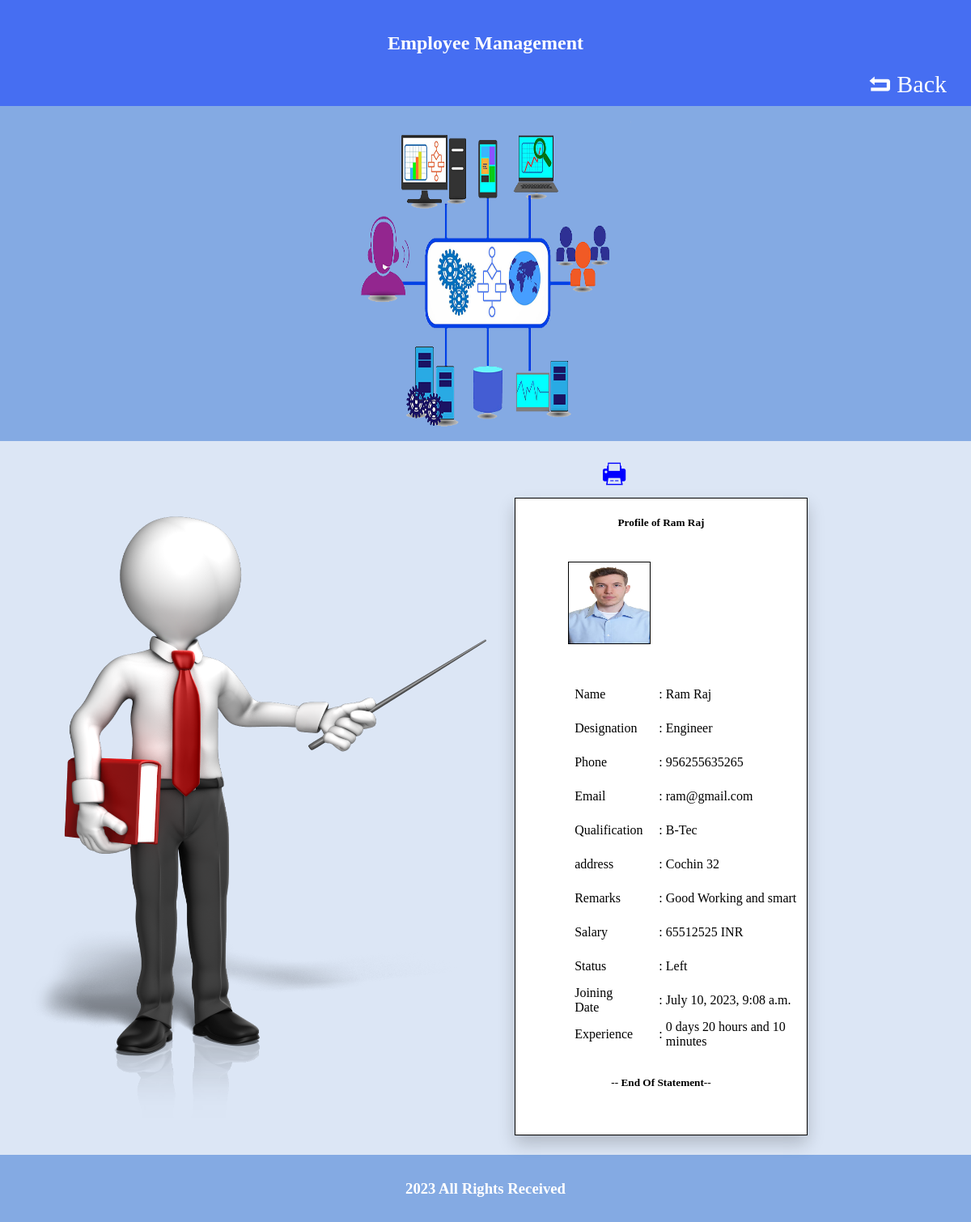
/details/7/ (signed in), run on the app's committed database.
### app/models.py (models this page shows, shortened)
class Employee(models.Model):
    employee_name = models.CharField(max_length=100)
    photo = models.ImageField(upload_to='pics')
    designation = models.CharField(max_length=150)
    qualification = models.CharField(max_length=150)
    address = models.CharField(max_length=150)
    remarks = models.TextField(default='')
    salary = models.IntegerField()
    Status = models.BooleanField(default=False)
    created = models.DateTimeField(auto_now_add=True)
    phone = models.IntegerField()
    email = models.EmailField()

### app/views.py (the view)
# urls.py: path('details/<int:pk>/', Details.as_view(), name='details'),
class Details(LoginRequiredMixin, DetailView):
    model = Employee
    template_name = 'details.html'

### app/templatetags/custom_filters.py (called while the page is built)
@register.filter
def calculate_experience(created):
    now = timezone.now()
    experience = now - created
    days = experience.days
    hours, remainder = divmod(experience.seconds, 3600)
    minutes, seconds = divmod(remainder, 60)
    return f" {days} days {hours:02d} hours and {minutes:02d}  minutes"

### app/templates/details.html (shortened to what this page needs)
{% load static %}
{% load custom_filters %}
<!DOCTYPE html>
<html lang="en">
<head>
    <link rel="stylesheet" href="/media/font/fontello.css" type="text/css">
</head>
<body style=" background-color: #dce6f5; margin: 0;">
<nav style=" width: 100%; background: #466EF2; padding-top: 20px; padding-bottom: 10px; text-align: right; padding">
<h1 style="color: white; text-align: center;">Employee Management</h1>
    <a href="{% url 'employee' %}"class="icon-back" >Back </a>
</nav>
<section style=" width: 100%; background: #84aae3; padding-top: 5px; padding-bottom: 5px; text-align: center; ">
    <img src="/media/images/emp3.png" alt="img" height="400px;" width="30%">
</section>
<div style="text-align: right; margin-right: 35%; font-size: 30px;color: blue;cursor: pointer; margin-top: 2%; ">
    <butto class="icon-print" id="details"  onclick="printform('print')"></butto>
</div>
<div style="display: flex;">
    <img src="/media/images/profile.png" alt="img" width="600px" height="800px" style="margin-left: 3%; ">
<form action="post" style="width: 30%; border: 1px solid black; margin-top: 1%;background: white; box-shadow: 0 10px 20px rgba(0, 0, 0, 0.2);" id="print" >
    <h5 style="text-align: center">Profile of {{employee.employee_name}}</h5>
   <span><img src="{{employee.photo.url}}" alt="Img" height="100px" width="100px" style="border: 1px black solid; margin-left:18%; margin-top: 5% ;margin-bottom: 10%;"></span>
    <table width="100%" style="padding-bottom: 2%;">
          <tr ><td>Name </td><td>:</td><td>{{employee.employee_name}} </td></tr>
          <tr ><td>Designation </td><td>:</td><td>{{employee.designation}}</td></tr>
          <tr ><td>Phone </td><td>:</td><td>{{employee.phone}}</td></tr>
          <tr ><td>Email </td><td>:</td><td>{{employee.email}}</td></tr>
          <tr ><td>Qualification </td><td>:</td><td>{{employee.qualification}}</td></tr>
          <tr ><td>address</td><td>:</td><td>{{employee.address}}</td></tr>
          <tr ><td>Remarks</td><td>:</td><td>{{employee.remarks}}</td></tr>
          <tr ><td>Salary  </td><td>:</td><td>{{employee.salary }} INR</td></tr>
          <tr ><td>Status</td><td>:</td><td>{% if employee.Status %} Working {% else %} Left {% endif %}</td></tr>
          <tr ><td>Joining Date</td><td>:</td><td>{{employee.created}}</td></tr>
           <tr><td>Experience</td><td>:</td><td>{{ employee.created|calculate_experience }}</td></tr>
    </table>
    <h5 style="text-align: center">-- End Of Statement--</h5>
</form>
</div>
<footer>
    <div style="background: #84aae3; text-align: center;color: white; margin-top: 2%; padding-top: 1%;padding-bottom: 1%;">
        <h3 >2023 All Rights Received</h3>
    </div>
</footer>
</body>
</html>

### app/templates/details.html (style rules this page uses)
td { padding-left: 20%; }
table tr { height: 40px; }
.icon-back { font-size: 30px; color: white; text-decoration: none; margin-right: 30px; }

### data on the page
Employee: employee_name "Ram Raj", photo (picture), designation "Engineer", phone "956255635265", email "ram@gmail.com", qualification "B-Tec", address "Cochin 32", remarks "Good Working and smart", salary "65512525", created "July 10, 2023, 9:08 a.m.", created|calculate_experience "0 days 20 hours and 10 minutes"
